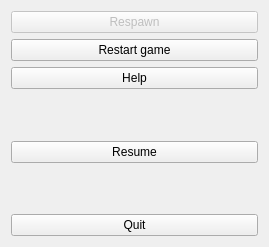
<ui version="4.0" >
 <class>GameUIMain</class>
 <widget class="QDialog" name="GameUIMain" >
  <property name="geometry" >
   <rect>
    <x>0</x>
    <y>0</y>
    <width>269</width>
    <height>247</height>
   </rect>
  </property>
  <property name="windowTitle" >
   <string>Main Menu</string>
  </property>
  <layout class="QVBoxLayout" >
   <item>
    <widget class="QPushButton" name="buttonRespawn" >
     <property name="enabled" >
      <bool>false</bool>
     </property>
     <property name="text" >
      <string>Respawn</string>
     </property>
    </widget>
   </item>
   <item>
    <widget class="QPushButton" name="buttonNewGame" >
     <property name="toolTip" >
      <string>Start new game</string>
     </property>
     <property name="text" >
      <string>Restart game</string>
     </property>
    </widget>
   </item>
   <item>
    <widget class="QPushButton" name="buttonHelp" >
     <property name="toolTip" >
      <string>Open help window</string>
     </property>
     <property name="text" >
      <string>Help</string>
     </property>
    </widget>
   </item>
   <item>
    <spacer>
     <property name="orientation" >
      <enum>Qt::Vertical</enum>
     </property>
     <property name="sizeHint" >
      <size>
       <width>20</width>
       <height>40</height>
      </size>
     </property>
    </spacer>
   </item>
   <item>
    <widget class="QPushButton" name="buttonResume" >
     <property name="toolTip" >
      <string>Return to game</string>
     </property>
     <property name="text" >
      <string>Resume</string>
     </property>
    </widget>
   </item>
   <item>
    <spacer>
     <property name="orientation" >
      <enum>Qt::Vertical</enum>
     </property>
     <property name="sizeHint" >
      <size>
       <width>20</width>
       <height>40</height>
      </size>
     </property>
    </spacer>
   </item>
   <item>
    <widget class="QPushButton" name="buttonQuit" >
     <property name="toolTip" >
      <string>Quit Flyer 2D</string>
     </property>
     <property name="text" >
      <string>Quit</string>
     </property>
    </widget>
   </item>
  </layout>
 </widget>
 <resources/>
 <connections/>
</ui>
